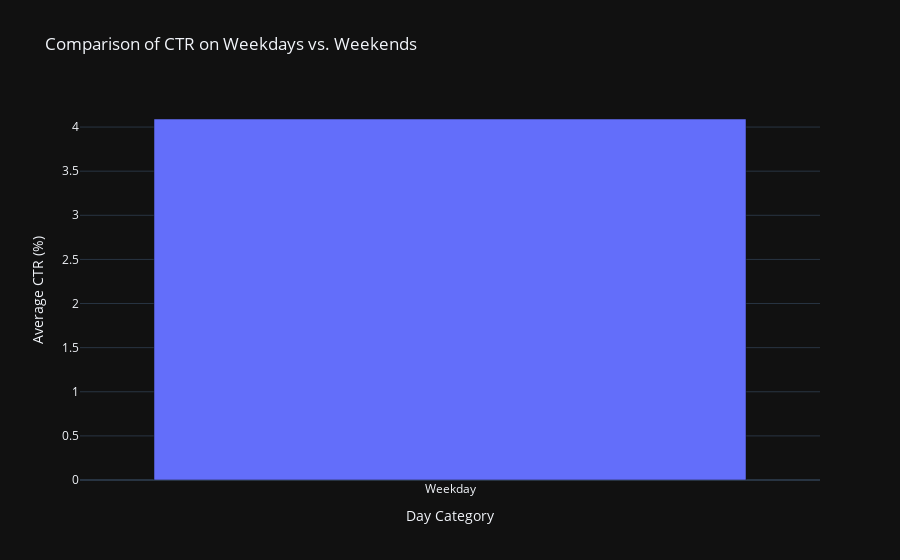

Notebook code for this chart:
### Markdown cell above
## Comparing Weekdays and Weekends

### Code cell
data['DayCategory'] = data['DayOfWeek'].apply(lambda x: 'Weekend' if x in ['Sat', 'Sun'] else 'Weekday')

ctr_by_day_category = data.groupby('DayCategory')['CTR'].mean().reset_index()

fig = px.bar(
    ctr_by_day_category, 
    x='DayCategory', 
    y='CTR', 
    title='Comparison of CTR on Weekdays vs. Weekends',
    labels={'CTR': 'Average CTR (%)', 'DayCategory': 'Day Category'},
    template='plotly_dark',
    color='DayCategory',
    color_discrete_sequence=['#636EFA', '#EF553B']
)

fig.update_layout(
    xaxis_title='Day Category',
    yaxis_title='Average CTR (%)',
    showlegend=False
)
fig.show()

### Figure 1 — Plotly figure (JSON) as saved in the notebook; plotly's stock layout.template omitted (floating-point values rounded to 4 significant figures)
{"data": [{"alignmentgroup": "True", "hovertemplate": "Day Category=%{x}<br>Average CTR (%)=%{y}<extra></extra>", "legendgroup": "Weekday", "marker": {"color": "#636EFA", "pattern": {"shape": ""}}, "name": "Weekday", "offsetgroup": "Weekday", "orientation": "v", "showlegend": true, "textposition": "auto", "type": "bar", "x": ["Weekday"], "xaxis": "x", "y": [4.091], "yaxis": "y"}], "layout": {"barmode": "relative", "legend": {"title": {"text": "Day Category"}, "tracegroupgap": 0}, "showlegend": false, "title": {"text": "Comparison of CTR on Weekdays vs. Weekends"}, "xaxis": {"anchor": "y", "categoryarray": ["Weekday"], "categoryorder": "array", "domain": [0, 1], "title": {"text": "Day Category"}}, "yaxis": {"anchor": "x", "domain": [0, 1], "title": {"text": "Average CTR (%)"}}}}
